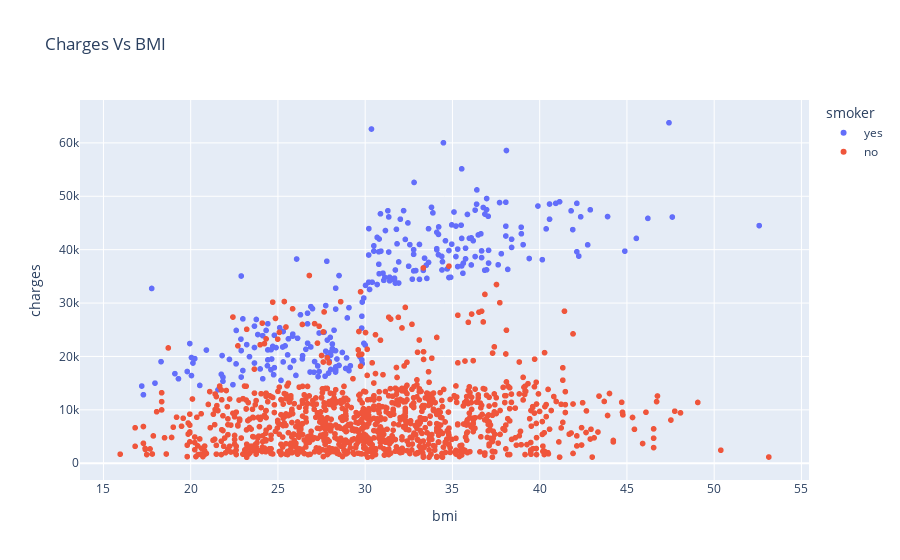

The cell this chart's notebook holds for it:
### Code cell
px.scatter(df,x='bmi',y='charges',color='smoker',title="Charges Vs BMI")

### Figure 1 — Plotly figure (JSON) as saved in the notebook; plotly's stock layout.template omitted (floating-point values rounded to 4 significant figures; data arrays with more than 128 entries replaced by an {"elided": "..."} marker saying what was removed)
{"data": [{"hovertemplate": "smoker=yes<br>bmi=%{x}<br>charges=%{y}<extra></extra>", "legendgroup": "yes", "marker": {"color": "#636efa", "symbol": "circle"}, "mode": "markers", "name": "yes", "showlegend": true, "type": "scattergl", "x": {"elided": "274 float values"}, "xaxis": "x", "y": {"elided": "274 float values"}, "yaxis": "y"}, {"hovertemplate": "smoker=no<br>bmi=%{x}<br>charges=%{y}<extra></extra>", "legendgroup": "no", "marker": {"color": "#EF553B", "symbol": "circle"}, "mode": "markers", "name": "no", "showlegend": true, "type": "scattergl", "x": {"elided": "1064 float values"}, "xaxis": "x", "y": {"elided": "1064 float values"}, "yaxis": "y"}], "layout": {"legend": {"title": {"text": "smoker"}, "tracegroupgap": 0}, "title": {"text": "Charges Vs BMI"}, "xaxis": {"anchor": "y", "domain": [0, 1], "title": {"text": "bmi"}}, "yaxis": {"anchor": "x", "domain": [0, 1], "title": {"text": "charges"}}}}
